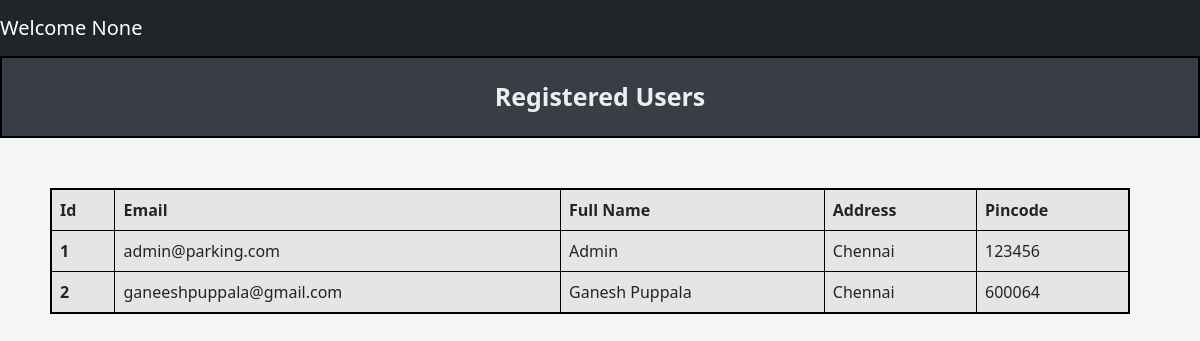
Before: /admin/users with the older database file.
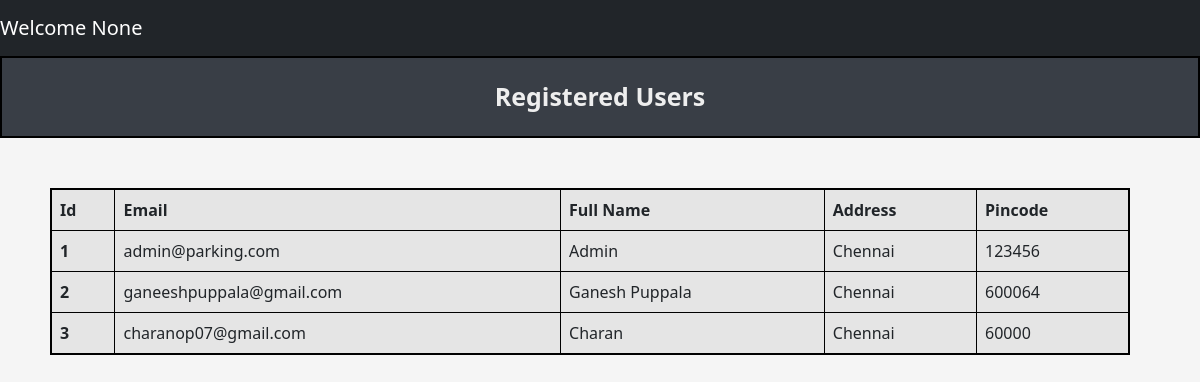
After: the same page with the newer database file.
### tables this page shows
CREATE TABLE Users (
            user_id INTEGER PRIMARY KEY AUTOINCREMENT,
            email Text NOT NULL UNIQUE,
            password Text NOT NULL,
            name Text NOT NULL,
            address Text NOT NULL,
            pincode Text NOT NULL,
            phone_no Text NOT NULL,
            role Text DEFAULT 'user'
        );

### controllers/admin_controller.py (the view)
@admin.route('/admin/users', methods = ['GET','POST'])
def viewUsers():
    users_data = getUsersData()
    return render_template("admin/userslist.html",users_data = users_data)

### models/parking_lot.py (called while the page is built)
def getUsersData():
    connection = sqlite3.connect(DATABASE_PARKING)
    cur = connection.cursor()
    cur.execute('''
                    SELECT * FROM USERS
                ''')
    users_data = cur.fetchall()
    connection.commit()
    connection.close()
    return users_data

### templates/admin/userslist.html (shortened to what this page needs)
{% extends "navbar.html" %}
{% block content %}
    <div class="title"> Registered Users </div>
        <table class="table table-striped table-active table-responsive table-css table-bordered ">
            <thead>
                <tr>
                <th scope="col">Id</th>
                <th scope="col">Email</th>
                <th scope="col">Full Name</th>
                <th scope="col">Address</th>
                <th scope="col">Pincode</th>
                </tr>
            </thead>
            <tbody>
                {% for user in users_data %}
                    <tr>
                        <th scope="row">{{ user[0] }}</th>
                        <td>{{ user[1] }}</td>
                        <td>{{ user[3] }}</td>
                        <td>{{ user[4] }}</td>
                        <td>{{ user[5] }}</td>
                    </tr>
                {% endfor %}
            </tbody>
        </table>
{% endblock %}

### templates/navbar.html (shortened to what this page needs)
<!DOCTYPE html>
<html lang="en">
  <head>
    <link href="https://cdn.jsdelivr.net/npm/bootstrap@5.3.0/dist/css/bootstrap.min.css" rel="stylesheet">
    <link rel="stylesheet" href="{{ url_for('static', filename='css/style.css') }}">
</head>
<body>
  <nav class="navbar navbar-expand-lg navbar-dark bg-dark">
  <a class="navbar-brand" href="#">
    Welcome
    {{ session.get('name') }}</a>
</nav>
  {% block content %} {% endblock %}
</body>
</html>

### static/css/style.css (style rules this page uses)
body { background-color: #f5f5f5; justify-content: center; }
.title { background-color: #393E46; border: 2px solid black; text-align: center; padding: 20px; font-weight: bold; font-size: 25px; margin-bottom: 20px; color: #EEEEEE; }
.table-css { margin: 50px; justify-content: center; width: 90vw; border: 2px solid black; }

Changed rows visible on the page:
added Users: user_id "3", email "charanop07@gmail.com", name "Charan", address "Chennai", pincode "60000"
